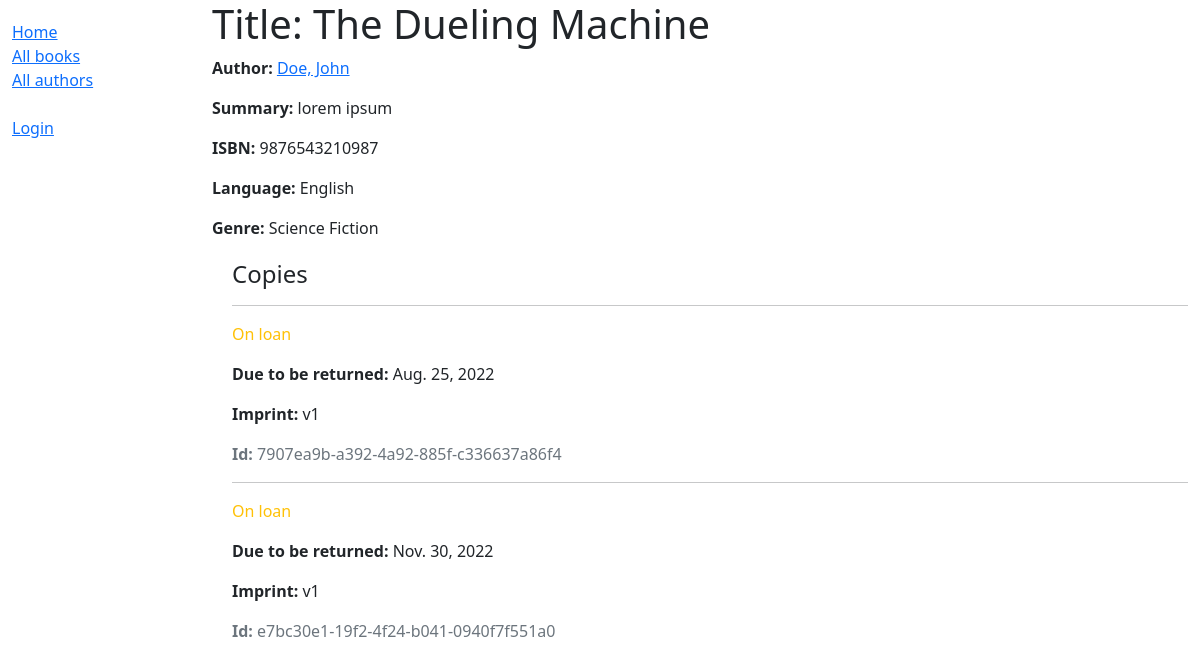
/catalog/book/2, run on an earlier commit of the app's database.
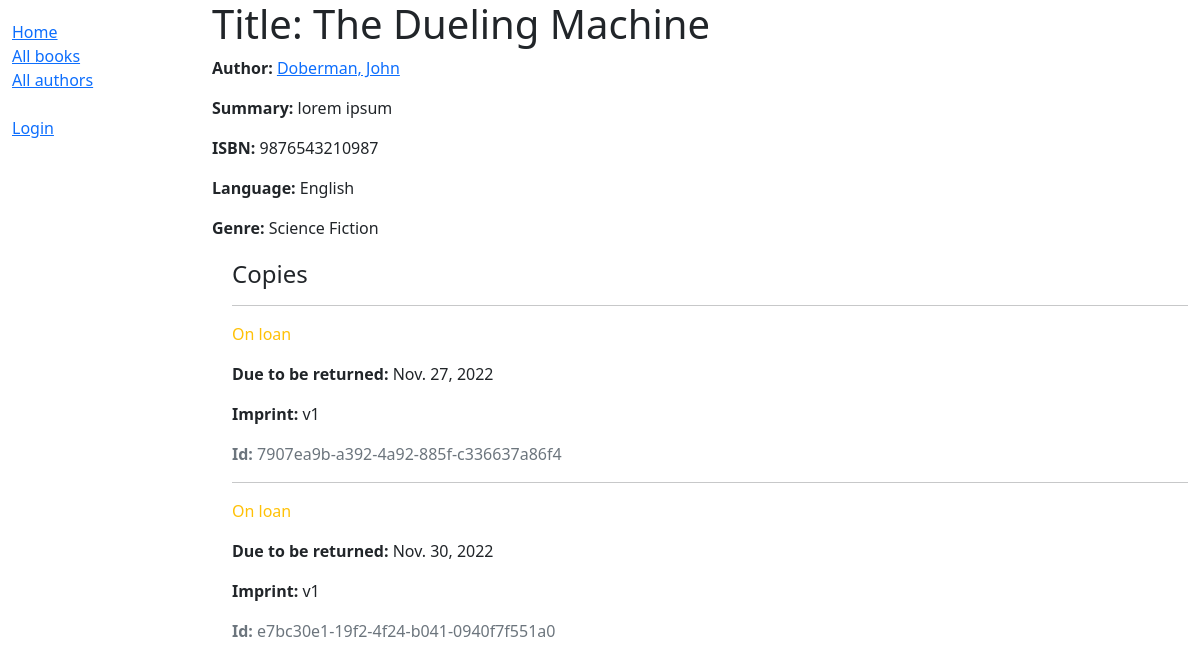
And on a later commit of the database.
### catalog/models.py (models this page shows, shortened)
class Book(models.Model):
    title = models.CharField(max_length=200)
    author = models.ForeignKey('Author', on_delete=models.SET_NULL, null=True)
    summary = models.TextField(
        max_length=1000, help_text='Enter a brief description of the book')
    isbn = models.CharField('ISBN', max_length=13, unique=True,
                            help_text='13 Character <a href="https://www.isbn-international.org/content/what-isbn">ISBN number</a>')
    genre = models.ManyToManyField(
        Genre, help_text='Select a genre for this book')
    language = models.ForeignKey(
        Language, on_delete=models.SET_NULL, null=True)
    def display_genre(self):
        """Create a string for the Genre. This is required to display genre in Admin."""
        return ', '.join(genre.name for genre in self.genre.all()[:3])
    display_genre.short_description = 'Genre'

class Author(models.Model):
    first_name = models.CharField(max_length=100)
    last_name = models.CharField(max_length=100)
    date_of_birth = models.DateField(null=True, blank=True)
    date_of_death = models.DateField('died', null=True, blank=True)
    class Meta:
        ordering = ['last_name', 'first_name']
    def get_absolute_url(self):
        return reverse('author-detail', args=[str(self.id)])
    def __str__(self):
        return f'{self.last_name}, {self.first_name}'

class BookInstance(models.Model):
    id = models.UUIDField(primary_key=True, default=uuid.uuid4,
                          help_text='Unique ID for this particular book across whole library')
    book = models.ForeignKey(Book, on_delete=models.RESTRICT, null=True)
    imprint = models.CharField(max_length=200)
    due_back = models.DateField(null=True, blank=True)
    borrower = models.ForeignKey(
        User, on_delete=models.SET_NULL, null=True, blank=True)
    LOAN_STATUS = (
        ('m', 'Maintenance'),
        ('o', 'On loan'),
        ('a', 'Available'),
        ('r', 'Reserved'),
    )
    status = models.CharField(max_length=1, choices=LOAN_STATUS,
                              blank=True, default='m', help_text='Book availability')
    class Meta:
        ordering = ['due_back']
        permissions = (("can_mark_returned", "Set book as returned"),)

class Language(models.Model):
    name = models.CharField(
        max_length=200, help_text="Enter the book's natural language (e.g. English, French, etc.)")
    def __str__(self):
        return self.name

class Genre(models.Model):
    name = models.CharField(
        max_length=200, help_text='Enter a book genre (e.g. Fiction)')
    def __str__(self):
        return self.name

### catalog/views.py (the view)
# urls.py: path('book/<int:pk>', views.BookDetailView.as_view(), name='book-detail'),
class BookDetailView(DetailView):
    model = Book

### catalog/templates/catalog/book_detail.html
{% extends 'base_generic.html' %} {% block content %}
<h1>Title: {{ book.title }}</h1>
<p>
  <strong>Author: </strong
  ><a href="{{ book.author.get_absolute_url }}">{{ book.author }}</a>
</p>
<p><strong>Summary: </strong>{{ book.summary }}</p>
<p><strong>ISBN: </strong>{{ book.isbn }}</p>
<p><strong>Language: </strong>{{ book.language }}</p>
<p><strong>Genre: </strong>{{ book.genre.all|join:", " }}</p>
<div style="margin-left: 20px; margin-top: 20px">
  <h4>Copies</h4>
  {% for copy in book.bookinstance_set.all %}
  <hr />
  <p
    class="{% if copy.status == 'a' %}text-success{% elif copy.status == 'm' %}text-danger{% else %}text-warning{% endif %}"
  >
    {{ copy.get_status_display }}
  </p>
  {% if copy.status != 'a' %}
  <p><strong>Due to be returned: </strong>{{ copy.due_back }}</p>
  {% endif %}
  <p><strong>Imprint: </strong>{{ copy.imprint }}</p>
  <p class="text-muted"><strong>Id: </strong>{{ copy.id }}</p>
  {% endfor %}
</div>
{% endblock %}

What changed in the data, as far as the page shows it:
changed through a linked row, Book "lorem ipsum": author "Doe, John" → "Doberman, John"
changed BookInstance "7907ea9b-a392-4a92-885f-c336637a86f4": due_back "Aug. 25, 2022" → "Nov. 27, 2022"
